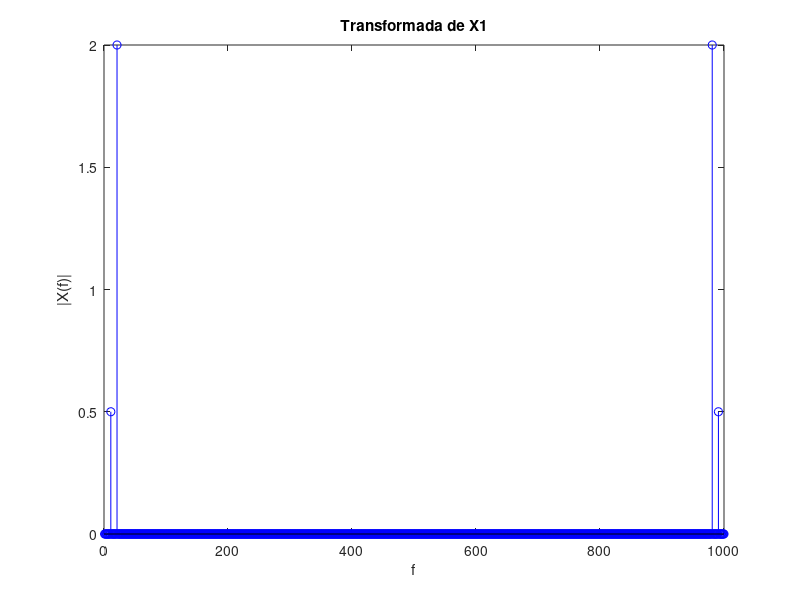
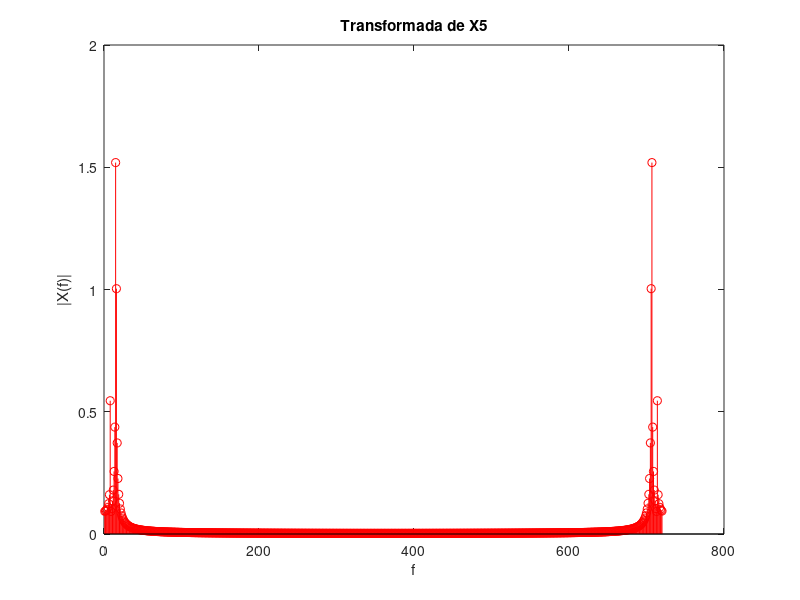

Reproduce these figures in MATLAB, in order.
1;
hold off;
clear;
clf;

%parametros para la programacion
plottear1 = true;
plottear2 = false;
plottear3 = false;
plottear4 = false;
plottear5 = true;

%funcion que transforma
function y = fourier_trans(x)
    N = length(x);
    y = fft(x)/N;
    %y = fft(x);
endfunction

function dibujar(figura,x,y,color,titulo,labelx,labely)
    figure(figura);
    stem(x,y,color);
    title(titulo);
    xlabel(labelx);
    ylabel(labely);
endfunction


%senal del enunciado1
function y1 = senal1(A1,A2,f1,f2,phi1,phi2,t)
    y1 = A1*sin(2*pi*f1*t + phi1) + A2*sin(2*pi*f2*t + phi2);
endfunction

%senal del enunciado2
function y2 = senal2(A1,A2,f1,f2,phi1,phi2,K,t)
    y2 = A1*sin(2*pi*f1*t + phi1) + A2*sin(2*pi*f2*t + phi2) + K;
endfunction

%parametros de la discretizacion
t0 = 0;
tf = 1;
Tm = 0.001;
t = t0:Tm:tf-Tm;
fm = 1/Tm;
N = length(t);
%parametros de las senales
A1 = 1;
A2 = 4;
f1 = 10;
f2 = 20;
phi1 = 0;
phi2 = 0;

%===================================FIN PARAMETROS======================================%
%PARTE 1: Generar senal y graficar==================
y1 = senal1(A1,A2,f1,f2,phi1,phi2,t);

%transformo
X1 = fourier_trans(y1);

%calculo magnitudes
mag1 = abs(X1);

%genero un eje mas lindo
ejex1 = 1:length(X1);

%dibuja, si quiero
if (plottear1 == true)
   dibujar(1,ejex1,mag1,'b','Transformada de X1','f','|X(f)|');
end

%PARTE 2: Verificar Parseval========================
%calculo Parseval en tiempo y frecuencia por separado
parseval_tiempo = sum(y1.^2);
parseval_frecuencia = sum(abs(X1).^2)*1*N; %multiplico por N en vez de dividir porque ya dividi al hacer la fft

EPS = 0.000000001; %tolerancia

%Comparo contra un Epsilon definido
if (abs(parseval_tiempo - parseval_frecuencia) < EPS)
    disp("Verifica Parseval")
else
    disp("No verifica Parseval")
end

%PARTE 3: Modificar parametros======================

%Inciso 1: En el grafico se ve que se agrega un pico en f0 de altura K=4.
K = 4;

y2 = senal2(A1,A2,f1,f2,phi1,phi2,K,t);

%transformo
X2 = fourier_trans(y2);

%calculo magnitudes
mag2 = abs(X2);

%genero un eje mas lindo
ejex2 = 1:length(X2);

%dibuja, si quiero
if (plottear2 == true)
    dibujar(2,ejex2,mag2,'r', 'Transformada de X2','f','|X(f)|');
end

%Inciso 2: Se mueve una barrita a f2=11 en vez de f2=20

y3 = senal1(A1,A2,10,11,phi1,phi2,t);
X3 = fourier_trans(y3);
mag3 = abs(X3);
ejex3 = 1:length(X3);
if (plottear3 == true)
    dibujar(3,ejex3,mag3,'g', 'Transformada de X3','f','|X(f)|');
end

%Inciso 3: Se generan un monton de frecuencias ya que el 10.5 se reparte entre los adyacentes..
y4 = senal1(A1,A2,10,10.5,phi1,phi2,t);
X4 = fourier_trans(y4);
mag4 = abs(X4);
ejex4 = 1:length(X4);
if (plottear4 == true)
    dibujar(4,ejex4,mag4,'b', 'Transformada de X4','f','|X(f)|');
end


%Inciso 4: Como no se analiza un periodo entero de la señal, en el espectro de frecuencias aparecen frecuencias
% que no deberian estar alli. Esto se conoce como aliasing.
tf2 = 0.72;
t = t0:Tm:tf2-Tm;
y5 = senal1(A1,A2,f1,f2,phi1,phi2,t);
X5 = fourier_trans(y5);
mag5 = abs(X5);
ejex5 = 1:length(X5);
if (plottear5 == true)
    dibujar(5,ejex5,mag5,'r', 'Transformada de X5','f','|X(f)|');
end

pause;
